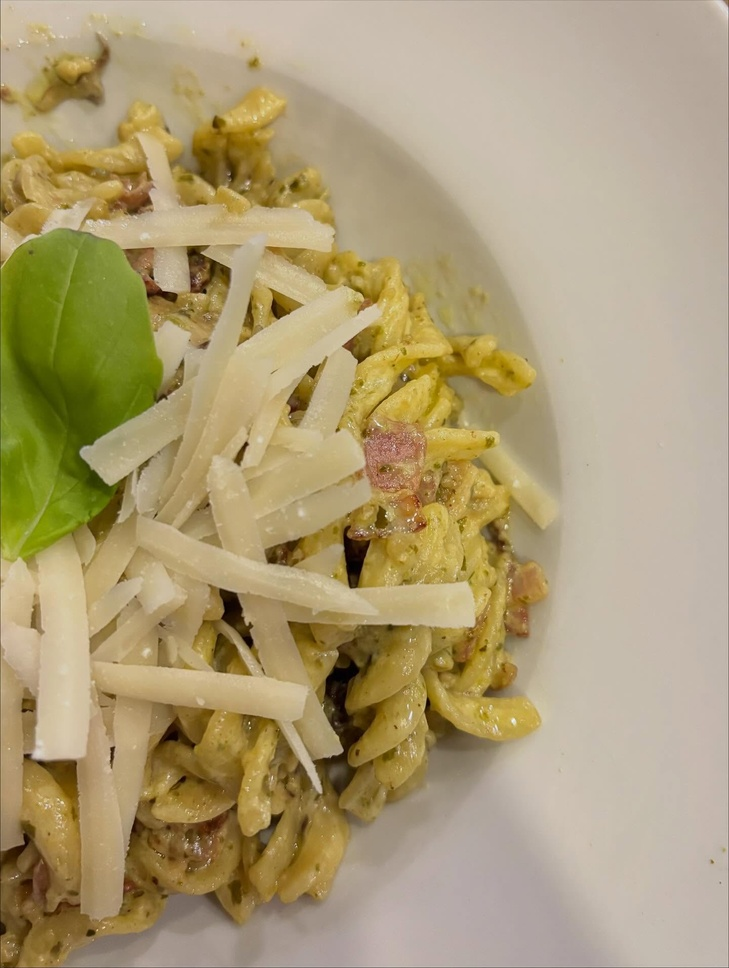
#> input picture dist/images/gallery/1.jpg, 729 x 968 px, shrunk from 1440 x 1911 before the run
$ python remove_bg.py dist/images/gallery/1.jpg dist/images/gallery/10.jpg
#> lines starting #> are read from the running program, lines starting #| are printed output that depends on the picture
import sys
import os

try:
    from PIL import Image
except ImportError:
    print("PIL not installed")
    sys.exit(1)

def remove_bg(input_path, output_path):
    # Open image and convert to RGBA
#> called with input_path = 'dist/images/gallery/1.jpg', output_path = 'dist/images/gallery/10.jpg'
    img = Image.open(input_path).convert("RGBA")
    datas = img.getdata()

    # Get background color from top-left pixel
    bg_color = datas[0]
#> bg_color = (140, 130, 118, 255)
    # Threshold for color matching (handle slight compression artifacts)
    threshold = 50

    newData = []
    for item in datas:
        # Calculate Manhattan distance for color difference
        diff = abs(item[0] - bg_color[0]) + abs(item[1] - bg_color[1]) + abs(item[2] - bg_color[2])

        if diff < threshold:
            newData.append((0, 0, 0, 0)) # Fully transparent
        else:
            newData.append(item)
#> this loop made 705672 passes
#> (item, diff) on passes 1 to 3: ((140, 130, 118, 255), 0), ((201, 191, 179, 255), 183), ((190, 178, 164, 255), 144)
#> after the loop, newData = 705672 items

    img.putdata(newData)
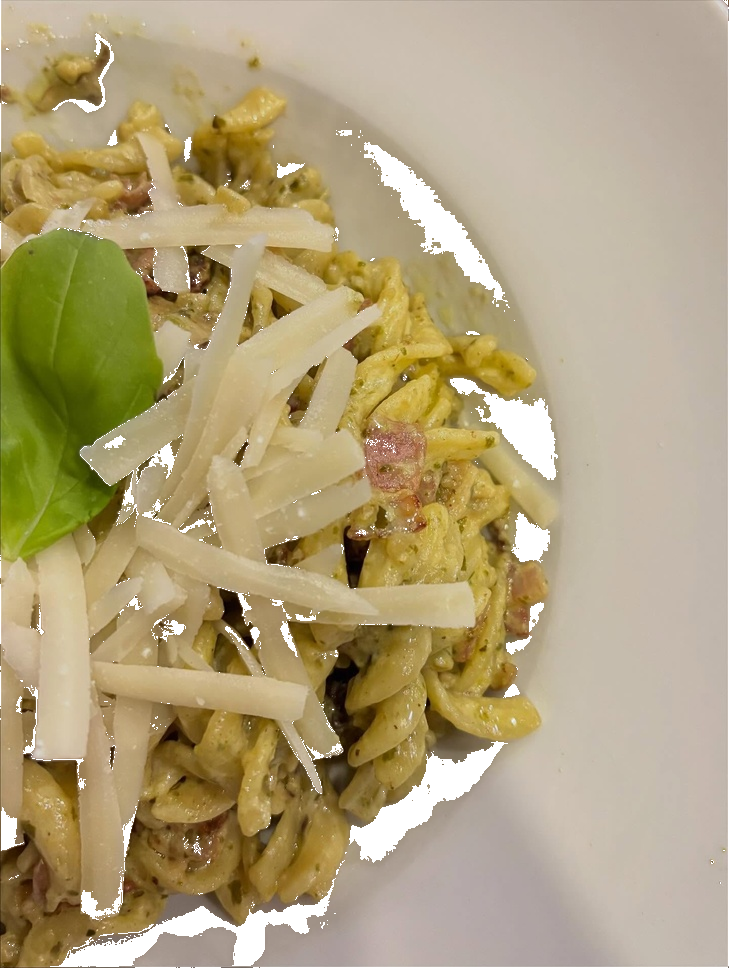
#> img: PIL image 729x968 RGBA; mean R, G, B, A 165.9, 150.4, 112.4, 244; transparent parts drawn white
    img.save(output_path, "PNG")
    print(f"Saved transparent image to {output_path}")

if __name__ == "__main__":
    if len(sys.argv) < 3:
        print("Usage: python script.py <input> <output>")
        sys.exit(1)
    remove_bg(sys.argv[1], sys.argv[2])

$ run again, on dist/images/gallery/11.jpg
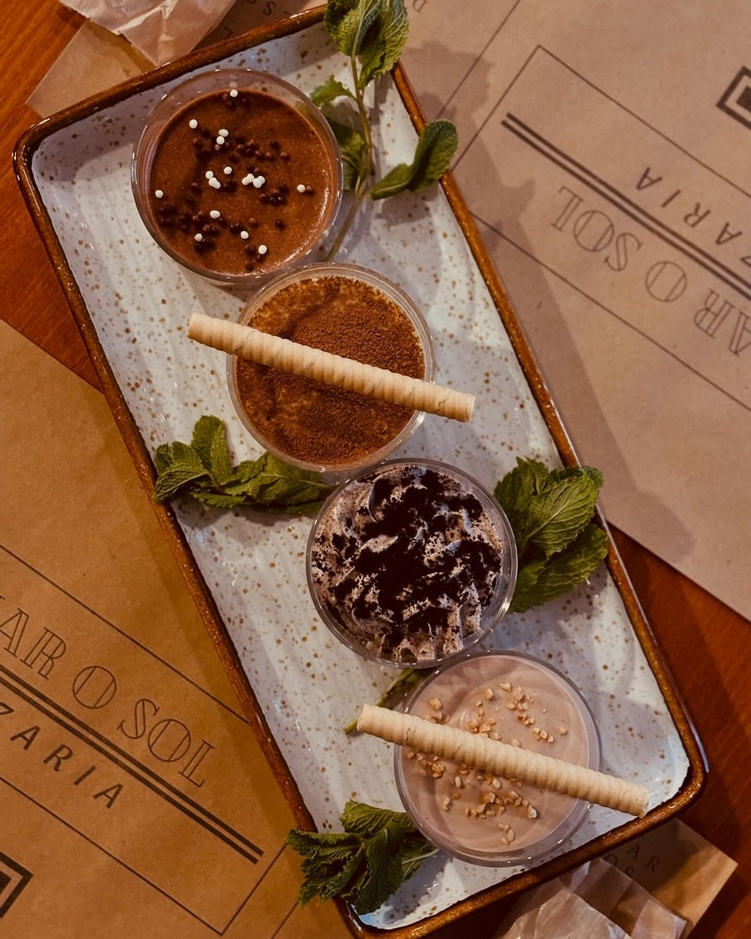
#> input picture dist/images/gallery/11.jpg, 751 x 939 px, shrunk from 1440 x 1800 before the run
#> bg_color = (157, 63, 2, 255)
#> the loop in remove_bg, `for item in datas:` made 705189 passes
#> (item, diff) on passes 1 to 3: ((157, 63, 2, 255), 0), ((158, 63, 5, 255), 4), ((158, 63, 7, 255), 6)
#> after the loop in remove_bg, `for item in datas:`: newData = 705189 items
#> in remove_bg, `img.putdata(newData)`:
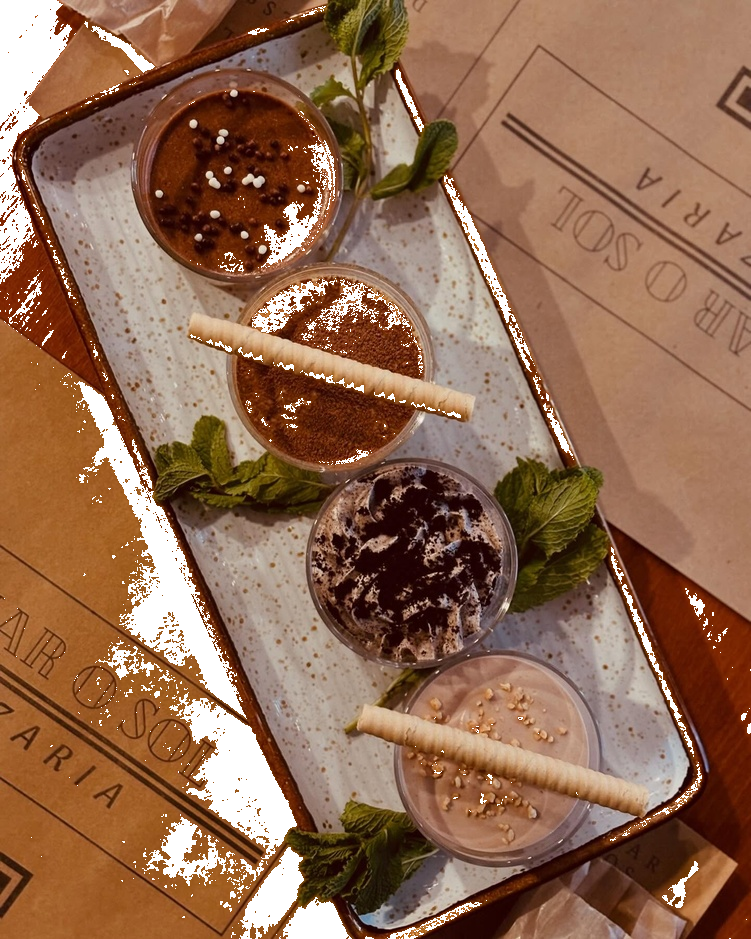
#> img: PIL image 751x939 RGBA; mean R, G, B, A 127.8, 88.5, 63.6, 236.9; transparent parts drawn white

$ run again, on dist/images/gallery/12.jpg
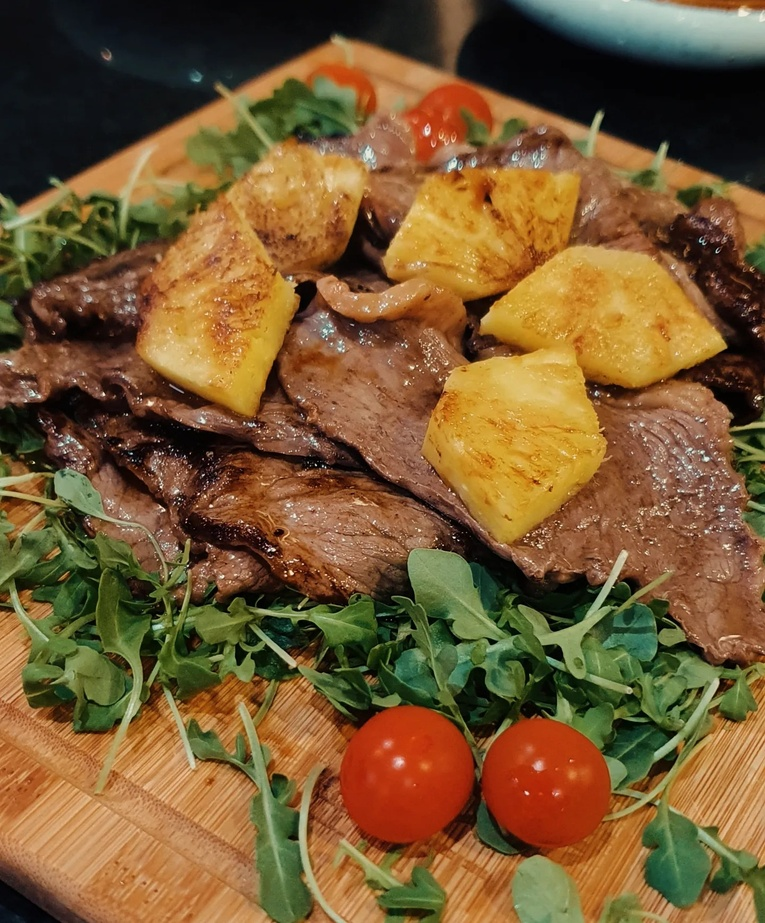
#> input picture dist/images/gallery/12.jpg, 765 x 923 px, shrunk from 1440 x 1738 before the run
#> bg_color = (15, 14, 19, 255)
#> the loop in remove_bg, `for item in datas:` made 706095 passes
#> (item, diff) on passes 1 to 3: ((15, 14, 19, 255), 0), ((15, 14, 19, 255), 0), ((15, 14, 19, 255), 0)
#> after the loop in remove_bg, `for item in datas:`: newData = 706095 items
#> in remove_bg, `img.putdata(newData)`:
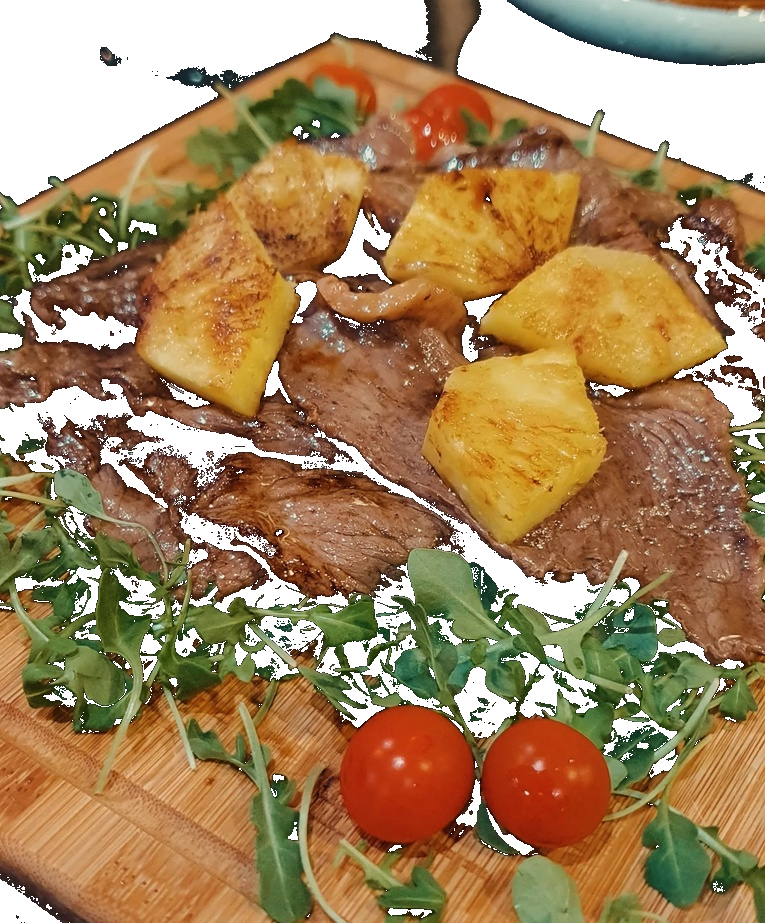
#> img: PIL image 765x923 RGBA; mean R, G, B, A 117.8, 87.1, 47.4, 207.1; transparent parts drawn white

$ run again, on dist/images/gallery/13.jpg
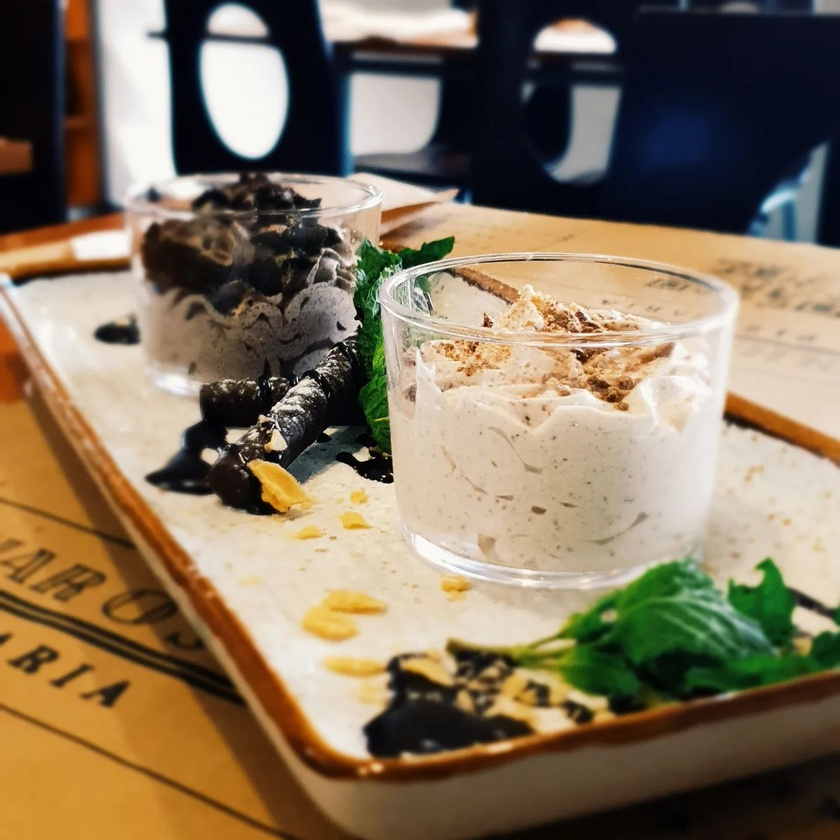
#> input picture dist/images/gallery/13.jpg, 840 x 840 px, shrunk from 1440 x 1440 before the run
#> bg_color = (5, 5, 5, 255)
#> the loop in remove_bg, `for item in datas:` made 705600 passes
#> (item, diff) on passes 1 to 3: ((5, 5, 5, 255), 0), ((5, 5, 5, 255), 0), ((5, 5, 5, 255), 0)
#> after the loop in remove_bg, `for item in datas:`: newData = 705600 items
#> in remove_bg, `img.putdata(newData)`:
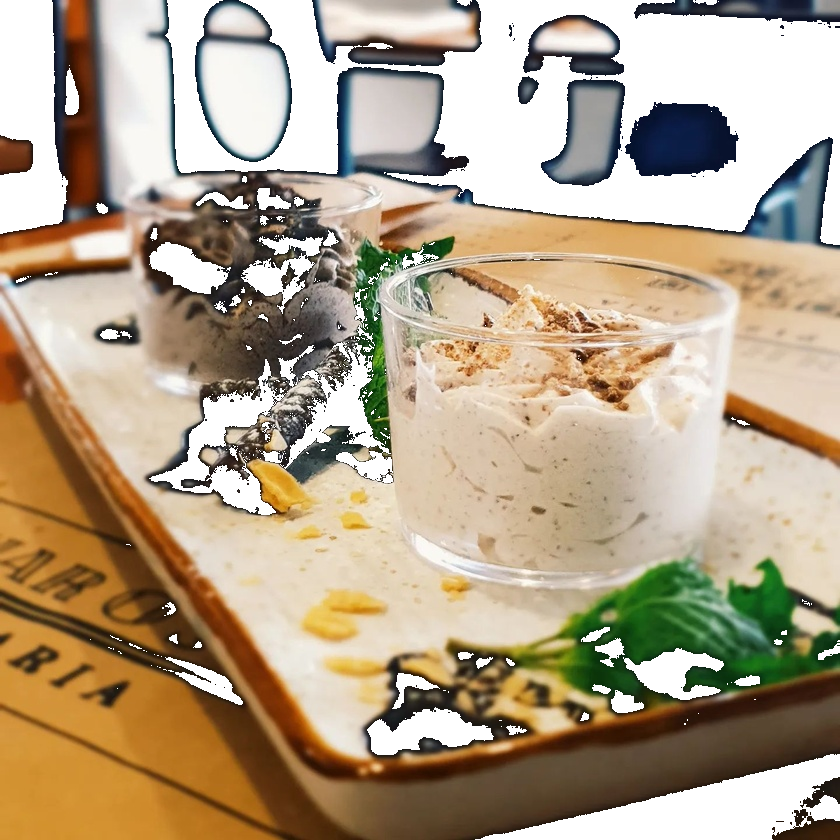
#> img: PIL image 840x840 RGBA; mean R, G, B, A 131.9, 114.7, 89.7, 207.4; transparent parts drawn white
